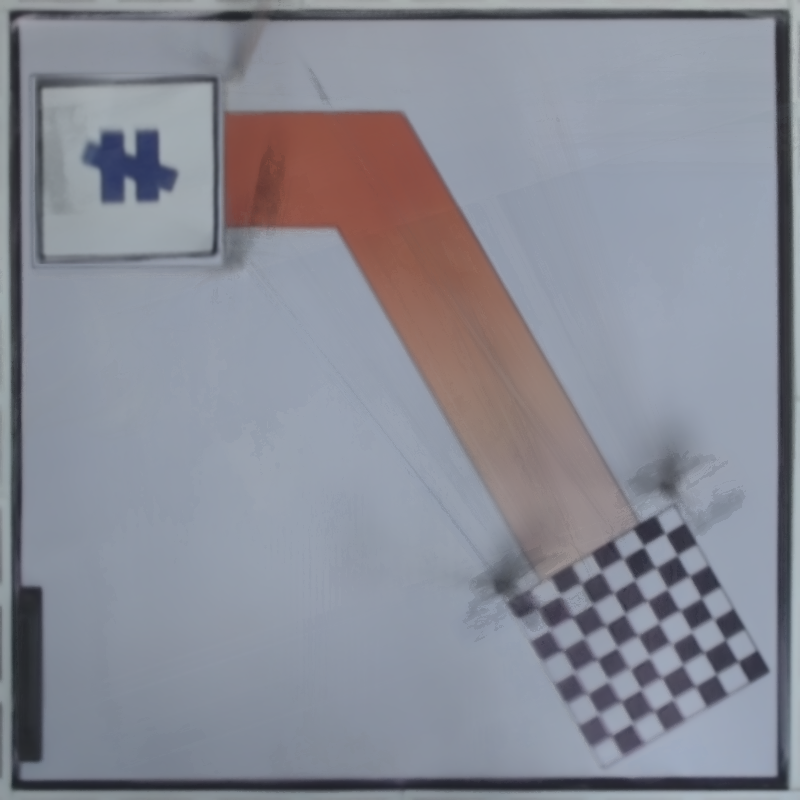
#> input picture img/Real8.png, 800 x 800 px
$ python search_chess.py
#> lines starting #> are read from the running program, lines starting #| are printed output that depends on the picture; after the words box and inside, x2 and y2 are one past the last pixel; in counts of white or black regions, pixels touching at a corner belong together
#> further down, frame is the input picture: shape (800, 800, 3); mean B, G, R 149.8, 139.4, 136.9
### ponyslayer/DBSCAN.py
print(__doc__)
import numpy as np
from sklearn.cluster import DBSCAN
from sklearn.preprocessing import StandardScaler
import cv2
import random
import imutils
# [52 lines left out: function cluster_grap, not called in this run]

def cluster(frame, visualize = False, esp_value=0.7, min_samples=500, N=1000, scale = 2):
#> called with visualize = False, esp_value = 0.7, min_samples = 500, N = 1000, scale = 2
    original_height = frame.shape[0]
#> original_height = 800
    if scale != 1: frame = imutils.resize(frame, height=int(original_height/scale))
#> frame: shape (400, 400, 3)
    HSV = cv2.cvtColor(frame, cv2.COLOR_BGR2HSV)
#> HSV: shape (400, 400, 3); mean H, S, V 100.9, 38, 154.6
    H, S, V = cv2.split(HSV)
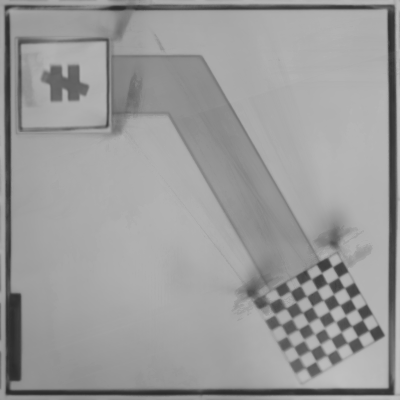
#> V: shape (400, 400); min 42, max 195, mean 154.6
    mask = np.zeros(H.shape)
    X_base = []
    index_list_base = []
    for i in range(N):
        y = random.randrange(0, H.shape[0] - 1)
        x = random.randrange(0, H.shape[1] - 1)
        point = (x, y)
        X_base.append((H[point], S[point], V[point]))
        if visualize: index_list_base.append(point)
#> after the loop, X_base = 1000 items, first 6: (115, 34, 137), (111, 25, 166), (108, 32, 174), (9, 51, 140), (109, 32, 175), (109, 33, 169); index_list_base = []
    for y_real in range(H.shape[0]):
        X = []
        index_list = []
        for x_real in range(H.shape[1]): # Real data that we want
            point = (x_real, y_real)
            X.append((H[point], S[point], V[point]))
            if visualize: index_list.append(point)
        X += X_base

        X = StandardScaler().fit_transform(X)
        # #############################################################################
        # Compute DBSCAN
        db = DBSCAN(eps=esp_value, min_samples=min_samples).fit(X) # esp=0.3
        core_samples_mask = np.zeros_like(db.labels_, dtype=bool)
        core_samples_mask[db.core_sample_indices_] = True
        labels = db.labels_
        # print(labels)

        lable_list, counts = np.unique(labels, return_counts=True) # [-1, 0, 1, 2 ,3, ...] (-1 for None class)
        max_index = np.argmax(counts)
        # print(max_index)

        for x_real in range(H.shape[1]):  # Real data that we want
            if labels[x_real] == 0: mask[(x_real, y_real)] = 255

        # Visualize
        if visualize:
            canvas = np.zeros((H.shape[0], H.shape[1], 3))
            for i in range(len(index_list_base)):
                if labels[i+H.shape[0]] == -1: cv2.circle(canvas, index_list_base[i], 2, (0, 0, 255), -1)
                if labels[i+H.shape[0]] == 0: cv2.circle(canvas, index_list_base[i], 2, (0, 255, 0), -1)
                else: cv2.circle(canvas, index_list_base[i], 2, (255, 0, 0), -1)
            cv2.imshow("A", canvas)
            cv2.imshow("B", mask)
            cv2.waitKey(1)
#> this loop made 400 passes
#> counts on passes 1 to 3: [330, 1070], [246, 1154], [235, 1165]
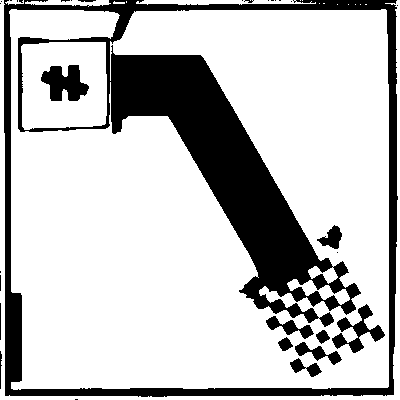
#> mask: shape (400, 400) float64; 76.4% white; 31 black regions (19 under 20 px), largest, box (x1, y1, x2, y2) and area: (4, 0, 398, 397) 33969, (41, 65, 89, 101) 1109, (332, 304, 385, 353) 877

    border_mask = np.ones_like(mask)*255
    ratio = 0.05
    cv2.rectangle(border_mask, (int(H.shape[0]*ratio), int(H.shape[1]*ratio)), (int(H.shape[0]*(1-ratio)), int(H.shape[0]*(1-ratio))), 0, -1)
#> border_mask: shape (400, 400) float64; 18.5% white; 1 white region, box (x1, y1, x2, y2) and area: (0, 0, 400, 400) 29679
    mask = cv2.bitwise_or(mask, border_mask)
#> mask: shape (400, 400) float64; 84% white; 11 black regions (1 under 20 px), largest, box (x1, y1, x2, y2) and area: (20, 20, 361, 327) 21833, (41, 65, 89, 101) 1109, (332, 304, 381, 353) 854
    if scale !=1 : mask = imutils.resize(mask, height=original_height)
#> mask: shape (800, 800) float64; 84% white; 11 black regions (1 under 20 px), largest, box (x1, y1, x2, y2) and area: (40, 40, 722, 654) 87332, (82, 130, 178, 202) 4436, (664, 608, 762, 706) 3416
    # mask = np.asarray(mask, dtype=np.uint8)
    # _, thresh = cv2.threshold(cv2.cvtColor(imutils.resize(frame, height=800), cv2.COLOR_BGR2GRAY), 80, 255, cv2.THRESH_BINARY_INV)
    # mask = cv2.bitwise_or(mask, thresh)
    return np.asarray(mask, dtype=np.uint8)

# [12 lines that do not run on import are left out]

### ponyslayer/search_chess.py
import cv2
import numpy as np

def rotate_image_white(image, angle):
    image_center = tuple(np.array(image.shape[1::-1]) / 2)
    rot_mat = cv2.getRotationMatrix2D(image_center, angle, 1.0)
    result = cv2.warpAffine(image, rot_mat, image.shape[1::-1], flags=cv2.INTER_LINEAR)
    mask = np.ones_like(image)*255
    mask = cv2.warpAffine(mask, rot_mat, image.shape[1::-1], flags=cv2.INTER_LINEAR)
    mask = cv2.bitwise_not(mask)
    result = cv2.bitwise_or(mask, result)
    return result

def run(frame, visualize=False):
#> called with visualize = True
    chess_template = cv2.imread("chessboard.png")
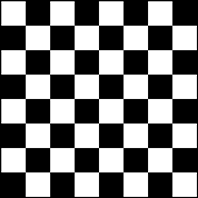
#> input picture ponyslayer/chessboard.png, 198 x 198 px
#> chess_template is the input picture: shape (198, 198, 3); min 0, max 255, mean 124.4
    template_gray = cv2.cvtColor(chess_template, cv2.COLOR_BGR2GRAY)
    found = None
    (tH, tW) = template_gray.shape[:2]
#> tH = 198; tW = 198
    image = frame.copy()
    if len(image.shape) == 3: gray = cv2.cvtColor(image, cv2.COLOR_BGR2GRAY)
    else: gray = image
    found = None
    best_angle = None
    for rotation in np.arange(0, 180, 5):
        resized = image
        template = rotate_image_white(template_gray, rotation)
        # resized = rotate_image(image, rotation)
        r = gray.shape[1] / float(resized.shape[1])
        if resized.shape[0] < tH or resized.shape[1] < tW:  # if the resized image is smaller than the template, then break from the loop
            break
        result = cv2.matchTemplate(resized, template, cv2.TM_CCOEFF)
        (_, maxVal, _, maxLoc) = cv2.minMaxLoc(result)
        # print(maxVal)
        if visualize:
            # clone = np.dstack([edged, edged, edged])
            clone = np.dstack([resized, resized, resized])
            cv2.rectangle(clone, (maxLoc[0], maxLoc[1]), (maxLoc[0] + tW, maxLoc[1] + tH), (0, 0, 255), 2)
            cv2.imshow("Template", template)
            cv2.imshow("Visualize", clone)
            cv2.waitKey(10)
        # if we have found a new maximum correlation value, then update
        # the bookkeeping variable
        if found is None or maxVal > found[0]:
            found = (maxVal, maxLoc, r)
            best_angle = rotation
#> this loop made 36 passes
#> (rot_mat in rotate_image_white, maxVal, found) on passes 1 to 7: ([[1, 0, 0], [0, 1, 0]], 40018244, (40018244, (49, 54), 1)), ([[0.996, 0.0872, -8.25], [-0.0872, 0.996, 9.01]], 47546916, (47546916, (71, 71), 1)), ([[0.985, 0.174, -15.69], [-0.174, 0.985, 18.7]], 64986304, (64986304, (117, 66), 1)), ([[0.966, 0.259, -22.25], [-0.259, 0.966, 29]], 77769608, (77769608, (539, 536), 1)), ([[0.94, 0.342, -27.89], [-0.342, 0.94, 39.83]], 107781408, (107781408, (466, 492), 1)), ([[0.906, 0.423, -32.56], [-0.423, 0.906, 51.11]], 264342144, (264342144, (551, 558), 1)), ([[0.866, 0.5, -36.24], [-0.5, 0.866, 62.76]], 452715584, (452715584, (551, 557), 1))
#> (rot_mat in rotate_image_white, maxVal, maxLoc) on passes 8 to 13: ([[0.819, 0.574, -38.88], [-0.574, 0.819, 74.69]], 267804224, (552, 556)), ([[0.766, 0.643, -40.47], [-0.643, 0.766, 86.8]], 119476528, (461, 467)), ([[0.707, 0.707, -41.01], [-0.707, 0.707, 99]], 98912144, (119, 69)), ([[0.643, 0.766, -40.47], [-0.766, 0.643, 111.2]], 97333336, (123, 69)), ([[0.574, 0.819, -38.88], [-0.819, 0.574, 123.3]], 91297456, (451, 416)), ([[0.5, 0.866, -36.24], [-0.866, 0.5, 135.2]], 95173752, (434, 410))
#> pass 1, in run, `result = cv2.matchTemplate(resized, template, cv2.TM_CCOEFF)`:
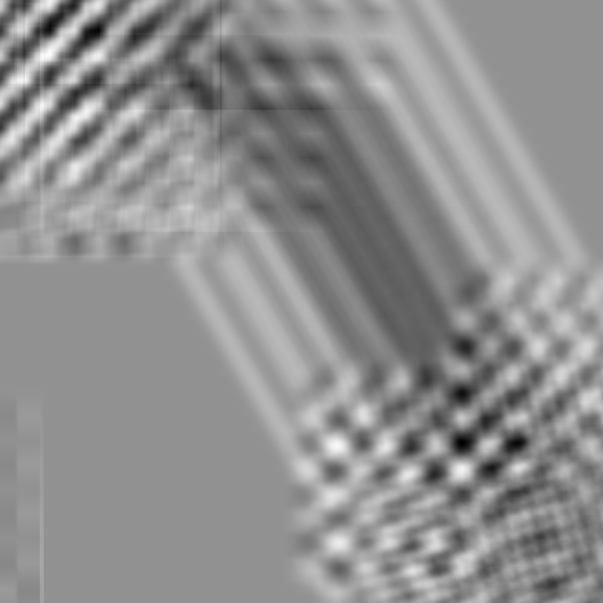
#> result: shape (603, 603) float32; min -53465896, max 40018244, mean -635319.1; drawn with min black and max white
#> after the loop:
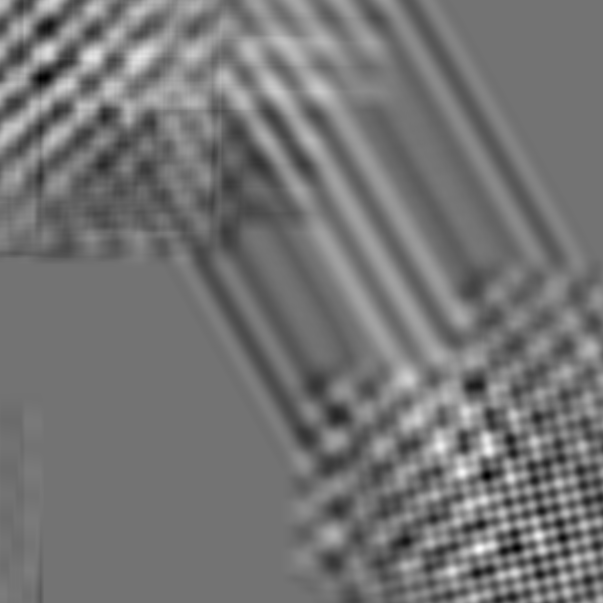
#> result: shape (603, 603) float32; min -45955480, max 55218804, mean 490329.3; drawn with min black and max white
#> after the loop, best_angle = 120
    # unpack the bookkeeping variable and compute the (x, y) coordinates
    # of the bounding box based on the resized ratio
    (_, maxLoc, r) = found
#> maxLoc = (539, 535)
    print(found)
#| (482710368.0, (539, 535), 1.0)
    (startX, startY) = (int(maxLoc[0] * r), int(maxLoc[1] * r))
#> startX = 539; startY = 535
    (endX, endY) = (int((maxLoc[0] + tW) * r), int((maxLoc[1] + tH) * r))
#> endX = 737; endY = 733
    if visualize:
        # draw a bounding box around the detected result and display the image
        cv2.rectangle(image, (startX, startY), (endX, endY), (0, 0, 255), 2)
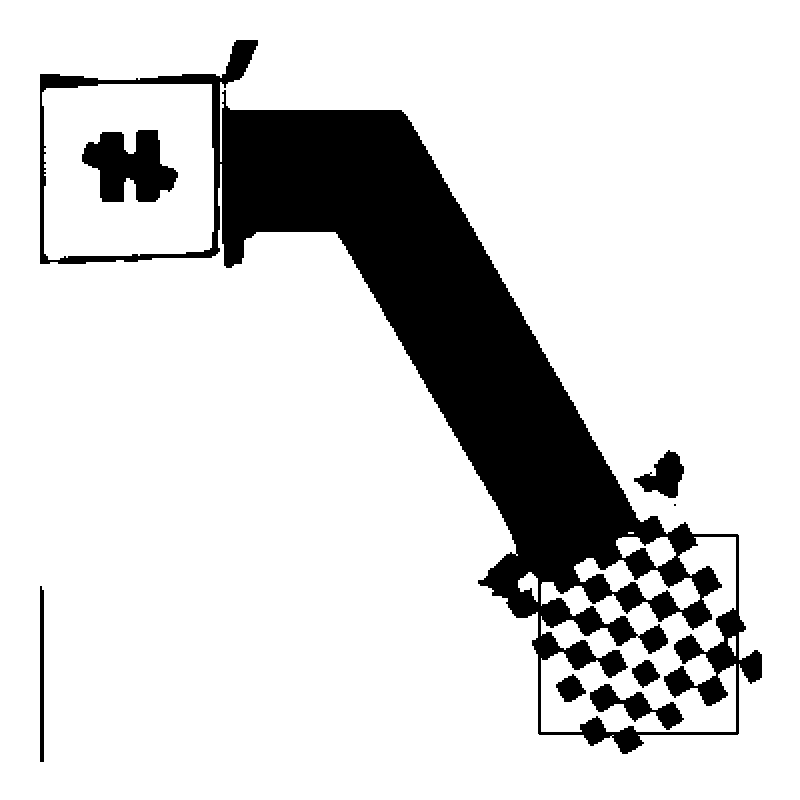
#> image: shape (800, 800); 83.8% white; 8 black regions (1 under 20 px), largest, box (x1, y1, x2, y2) and area: (40, 40, 762, 754) 94952, (82, 130, 178, 202) 4436, (590, 684, 684, 730) 1564
        cv2.imshow("A", image)
        # cv2.waitKey(0)
    center = ((startX+endX)/2, (startY+endY)/2)
#> center = (638, 634)
    mask = np.zeros_like(gray)
    cv2.rectangle(mask, (startX, startY), (endX, endY), 255, -1)
#> mask: shape (800, 800); 6.2% white; 1 white region, box (x1, y1, x2, y2) and area: (539, 535, 738, 734) 39601
    rot_mat = cv2.getRotationMatrix2D(center, best_angle, 1.0)
#> rot_mat = [[-0.5, 0.866, 407.9], [-0.866, -0.5, 1503.5]]
    mask = cv2.warpAffine(mask, rot_mat, mask.shape[1::-1], flags=cv2.INTER_LINEAR)
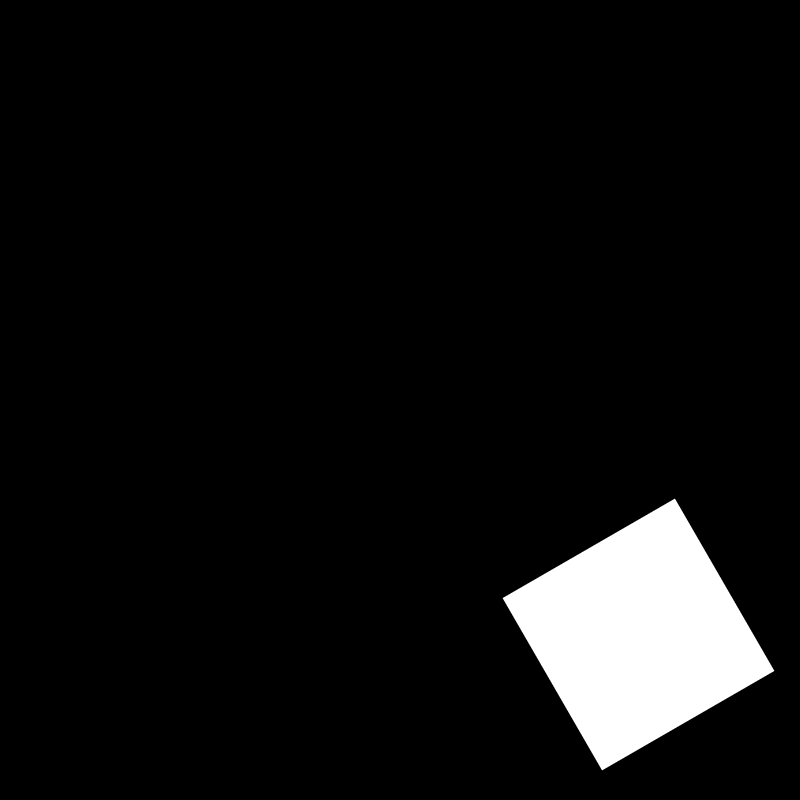
#> mask: shape (800, 800); min 0, max 255, mean 15.8
    if visualize:
        cv2.imshow("Mask", mask)
        cv2.waitKey(0)
    return mask, center

if __name__ == "__main__":
    import DBSCAN
    frame = cv2.imread("X:/segment.png")
    frame = cv2.imread("../img/Real8.png")
    # HSV = cv2.cvtColor(frame, cv2.COLOR_BGR2HSV)
    # frame = cv2.inRange(HSV, (0, 0, 0), (255, 255, 100))
    frame = DBSCAN.cluster(frame)
    run(frame, visualize=True)
